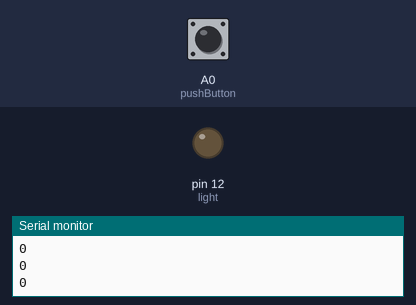
A sketch run on a simulated Arduino Uno, built with avr-gcc and run on an emulated ATmega328P. Parts: output pins drawn as LEDs (lit = HIGH), the last lines printed to the serial monitor. The test bench sets the inputs (shaded band); at power-on: A0 (pushButton) LOW.

Above: at 1.2 s.
1.3 s: A0 (pushButton) pulled HIGH for 3.2 s
At 5.7 s:
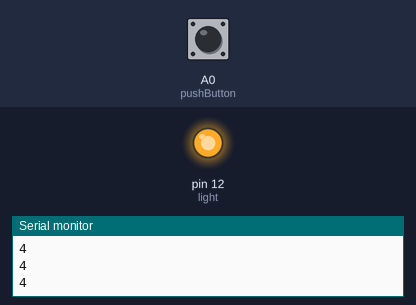
6.0 s: A0 (pushButton) pulled HIGH for 0.15 s
At 7.2 s:
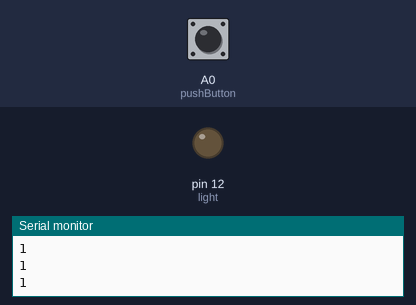
Timing chart, 0 to 9.0 s (numbered marks = the images above; inputs shaded):
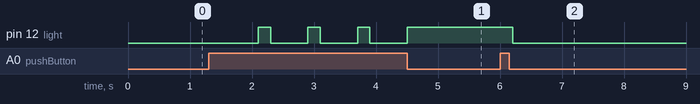

The sketch:

SimpleStateMachine.ino
```cpp
int counter = 0;
int pushButton = A0;
int light = 12;


void setup() {
  // put your setup code here, to run once:
  Serial.begin(9600);
  pinMode(light, OUTPUT);
  pinMode(pushButton, INPUT);


}

void loop() {
  // put your main code here, to run repeatedly:

  int buttonState = digitalRead(pushButton);
  delay(100);

  if (buttonState == HIGH)
  {
    counter++;
    delay(100);
  }
  Serial.println(counter);

  if(counter==4)
  {
    digitalWrite(light,HIGH);
  }
  if (counter==5)
  {
    digitalWrite(light,LOW);
    counter=1;
  }

}
```

Measured:
- after the input at 1.3 s, pin 12 (light): alternates HIGH for 0.20 s and LOW for 0.60 s, 7 changes in all, then stays HIGH, starting after 0.80 s
- after the input at 6.0 s, pin 12 (light): HIGH → LOW after 0.20 s
